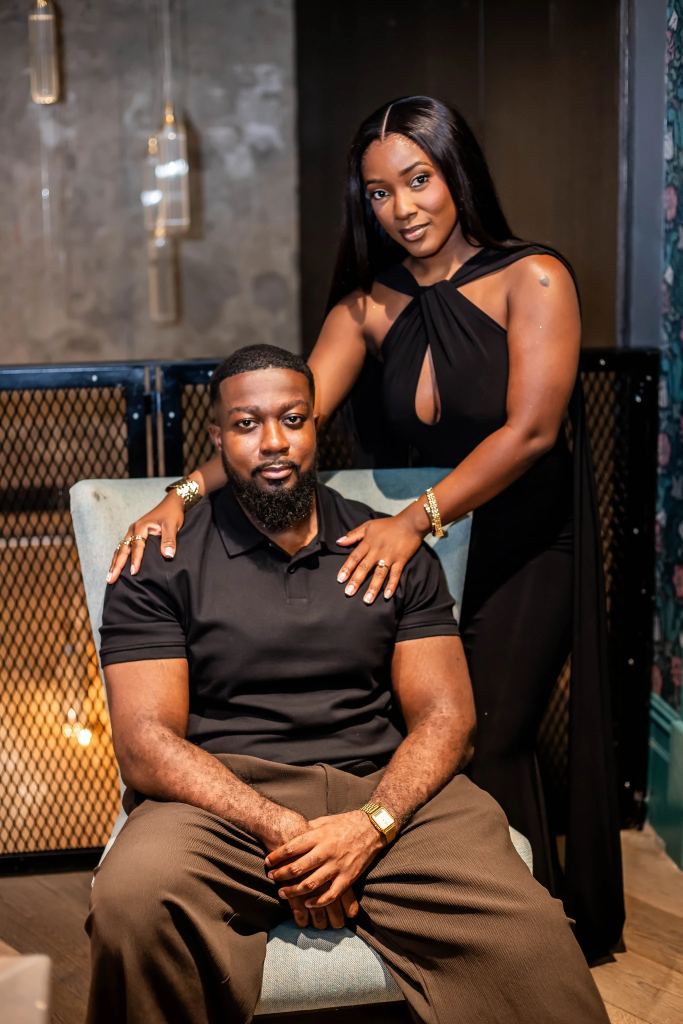
#> input picture assets/images/IMG_0851.webp, 1365 x 2048 px, found by its file name (shown at 1/2 size)
$ python redo_cards_1_and_2_faded.py
#> lines starting #> are read from the running program, lines starting #| are printed output that depends on the picture
import os
import math
from PIL import Image, ImageDraw, ImageFont

output_dir = r"c:\Users\kevqu\OneDrive\Documents\VSCode Repos\Wedding Website\assets\save-the-date"
os.makedirs(output_dir, exist_ok=True)
fonts_dir = r"c:\Users\kevqu\OneDrive\Documents\VSCode Repos\Wedding Website\assets\fonts"
images_dir = r"c:\Users\kevqu\OneDrive\Documents\VSCode Repos\Wedding Website\assets\images"

cinzel_regular = os.path.join(fonts_dir, "Cinzel-Regular.ttf")
playfair_italic = os.path.join(fonts_dir, "PlayfairDisplay-Italic.ttf")
playfair_regular = os.path.join(fonts_dir, "PlayfairDisplay-Regular.ttf")
jakarta_medium = os.path.join(fonts_dir, "PlusJakartaSans-Medium.ttf")

GOLD_LIGHT = "#E8C88B"
GOLD_PRIMARY = "#C5A059"
WHITE = "#FFFFFF"
CREAM = "#F5F2EC"
SUBTLE_GREY = "#9C978D"

W, H = 1080, 1920

def create_smooth_fade_mask(width, height, fade_start, fade_end):
    fade_len = max(1, fade_end - fade_start)
    col_bytes = bytearray()
    for y in range(height):
        if y < fade_start:
            val = 255
        elif y >= fade_end:
            val = 0
        else:
            t = (y - fade_start) / fade_len
            val = int(255 * (0.5 + 0.5 * math.cos(math.pi * t)))
        col_bytes.append(val)
    col_img = Image.frombytes("L", (1, height), bytes(col_bytes))
    return col_img.resize((width, height), Image.Resampling.NEAREST)

def draw_centered_text(draw, y, text, font, fill, width):
    bbox = draw.textbbox((0, 0), text, font=font)
    text_width = bbox[2] - bbox[0]
    x = (width - text_width) // 2
    draw.text((x, y), text, font=font, fill=fill)
    return y + (bbox[3] - bbox[1])

def draw_spaced_text(draw, y, text, font, fill, width, letter_spacing=6):
    total_w = sum(draw.textbbox((0,0), char, font=font)[2] - draw.textbbox((0,0), char, font=font)[0] + letter_spacing for char in text) - letter_spacing
    x = (width - total_w) // 2
    for char in text:
        draw.text((x, y), char, font=font, fill=fill)
        x += (draw.textbbox((0,0), char, font=font)[2] - draw.textbbox((0,0), char, font=font)[0]) + letter_spacing
    bbox = draw.textbbox((0,0), "A", font=font)
    return y + (bbox[3] - bbox[1])

# ==============================================================================
# REDO CARD 1: PHOTO 0851 — Formal Black Tie (Seamless Gradient Fade)
# ==============================================================================
print("Rendering Faded Card 1 with IMG_0851...")
BG_0851 = (14, 14, 15)
card1 = Image.new("RGB", (W, H), BG_0851)

img1_raw = Image.open(os.path.join(images_dir, "IMG_0851.webp")).convert("RGBA")
pw1 = W
ph1 = int(pw1 * img1_raw.height / img1_raw.width)
#> ph1 = 1620
img1_scaled = img1_raw.resize((pw1, ph1), Image.Resampling.LANCZOS)

# Smooth bottom fade between y=760 and y=1160
fade_start1 = 760
fade_end1 = 1160
mask1 = create_smooth_fade_mask(pw1, ph1, fade_start1, fade_end1)
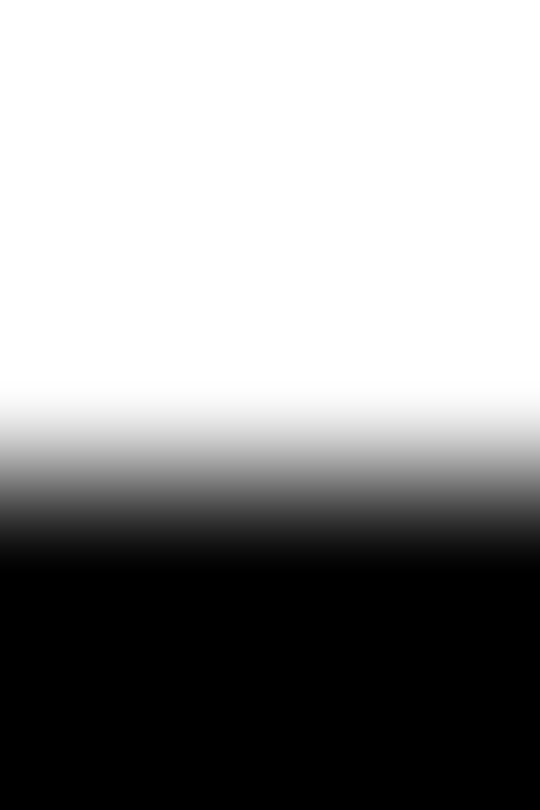
#> mask1: PIL image 1080x1620 L (shown at 1/2 size); min 0, max 255, mean 151.1
card1.paste(img1_scaled, (0, 0), mask1)

# Subtle Top Vignette for eyebrow legibility
top_ov1 = Image.new("RGBA", (W, 260), (0,0,0,0))
#> top_ov1: PIL image 1080x260 RGBA; every value is 0
draw_t1 = ImageDraw.Draw(top_ov1)
for y in range(260):
    alpha = int(140 * (1 - y/260))
    draw_t1.line([(0, y), (W, y)], fill=(14, 14, 15, alpha))
card1.paste(top_ov1, (0, 0), top_ov1)
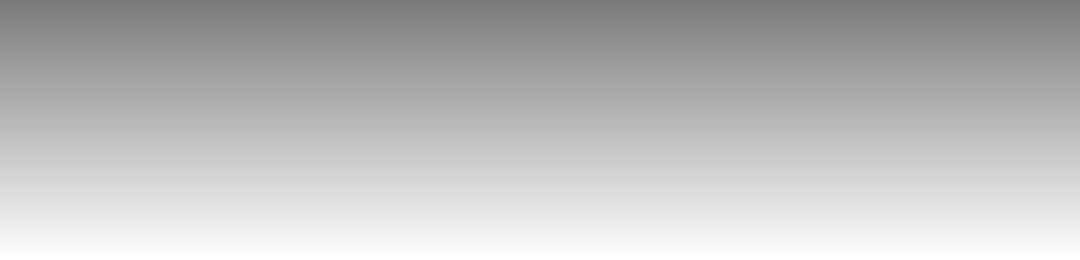
#> top_ov1: PIL image 1080x260 RGBA; mean R, G, B, A 14, 14, 15, 69.8; transparent parts drawn white
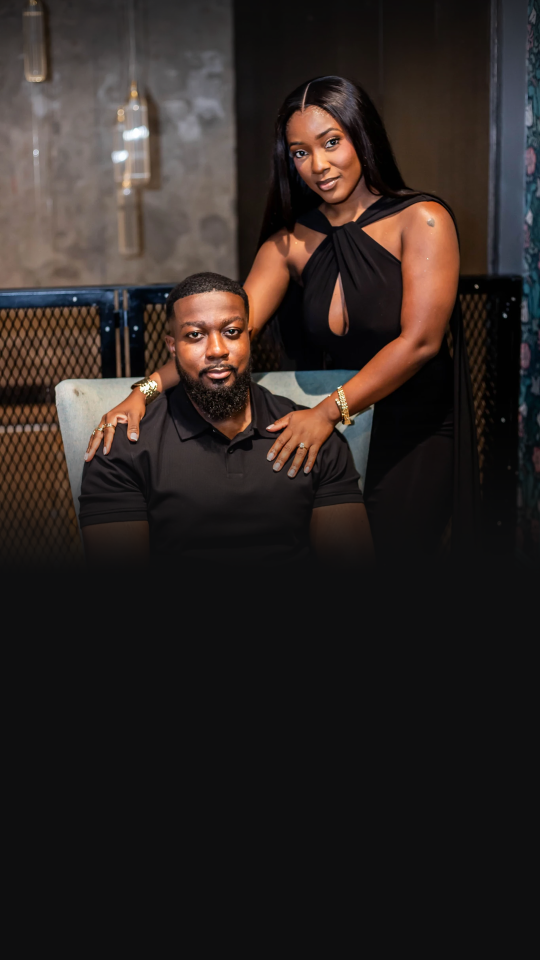
#> card1: PIL image 1080x1920 RGB (shown at 1/2 size); mean R, G, B 45, 37.5, 34.8

draw1 = ImageDraw.Draw(card1)
draw_spaced_text(draw1, 60, "SAVE THE DATE", ImageFont.truetype(cinzel_regular, 24), GOLD_LIGHT, W, 8)

# Seamless Typography emerging from the fade
draw_spaced_text(draw1, 1100, "THE WEDDING CELEBRATION OF", ImageFont.truetype(cinzel_regular, 20), GOLD_LIGHT, W, 6)
draw_centered_text(draw1, 1150, "Kevin & Shannel", ImageFont.truetype(playfair_italic, 94), WHITE, W)

# Gold Divider Diamond
dw = 220
dx = (W - dw) // 2
draw1.line([dx, 1290, dx + dw, 1290], fill=GOLD_PRIMARY, width=1)
draw1.polygon([(W//2, 1286), (W//2+5, 1290), (W//2, 1294), (W//2-5, 1290)], fill=GOLD_PRIMARY)

draw_spaced_text(draw1, 1335, "SATURDAY", ImageFont.truetype(cinzel_regular, 32), GOLD_LIGHT, W, 8)
draw_centered_text(draw1, 1390, "9th January 2027", ImageFont.truetype(playfair_regular, 54), CREAM, W)

draw_spaced_text(draw1, 1495, "LABADI BEACH HOTEL", ImageFont.truetype(cinzel_regular, 26), GOLD_LIGHT, W, 6)
draw_spaced_text(draw1, 1545, "ACCRA, GHANA", ImageFont.truetype(jakarta_medium, 22), WHITE, W, 4)

draw_spaced_text(draw1, 1720, "FORMAL INVITATION & DETAILS TO FOLLOW", ImageFont.truetype(jakarta_medium, 18), SUBTLE_GREY, W, 4)

card1.save(os.path.join(output_dir, "SaveTheDate-1-RoyalGold-Story.png"), quality=96)
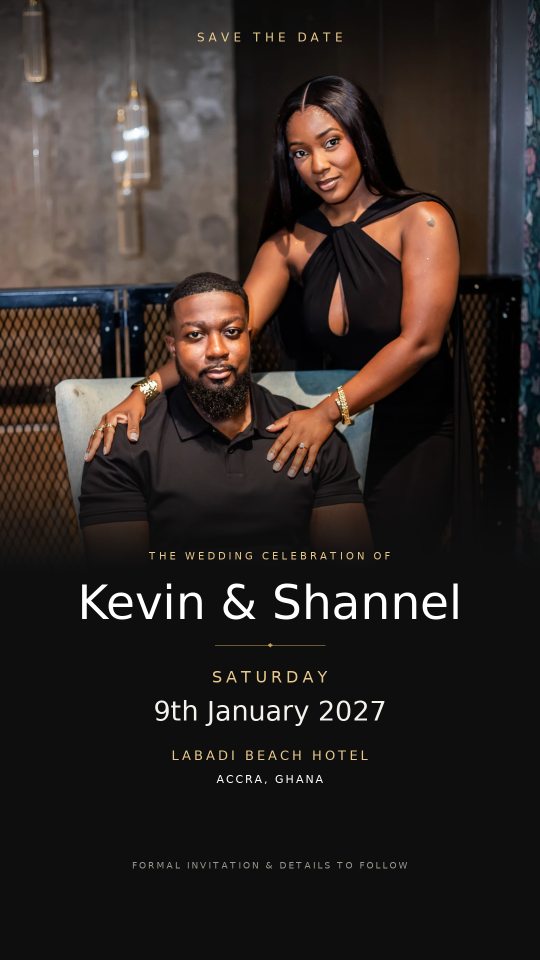
#> saved as SaveTheDate-1-RoyalGold-Story.png: PIL image 1080x1920 RGB (shown at 1/2 size); mean R, G, B 48, 40.4, 37.5
card1.save(os.path.join(output_dir, "SaveTheDate-0851-FormalBlackTie-Story.png"), quality=96)
print("Saved Faded Card 1 (IMG_0851)!")

# ==============================================================================
# REDO CARD 2: PHOTO 0723 — Twilight Rooftop Candlelight (Seamless Gradient Fade)
# ==============================================================================
print("Rendering Faded Card 2 with IMG_0723...")
BG_0723 = (11, 12, 16) # Deep twilight midnight tone
card2 = Image.new("RGB", (W, H), BG_0723)
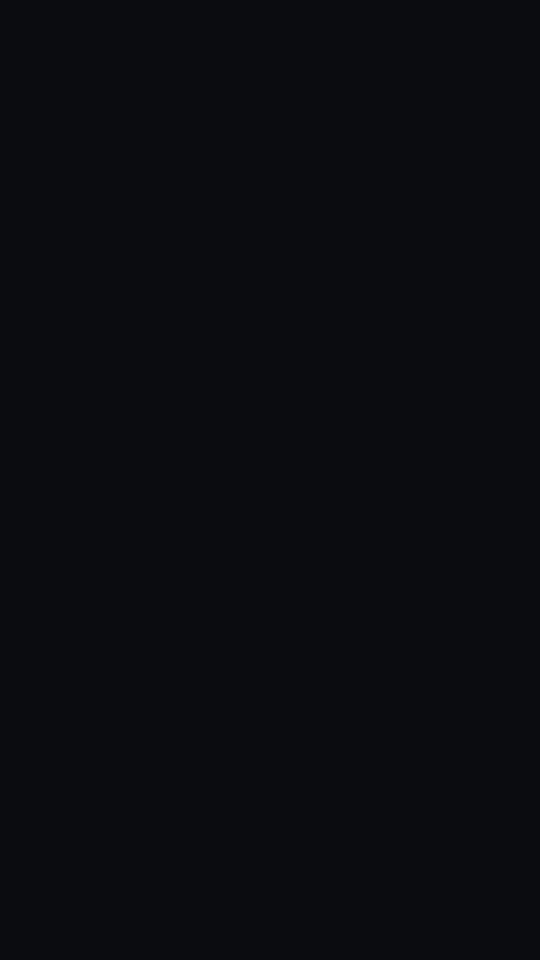
#> card2: PIL image 1080x1920 RGB (shown at 1/2 size); mean R, G, B 11, 12, 16

img2_raw = Image.open(os.path.join(images_dir, "IMG_0723.webp")).convert("RGBA")
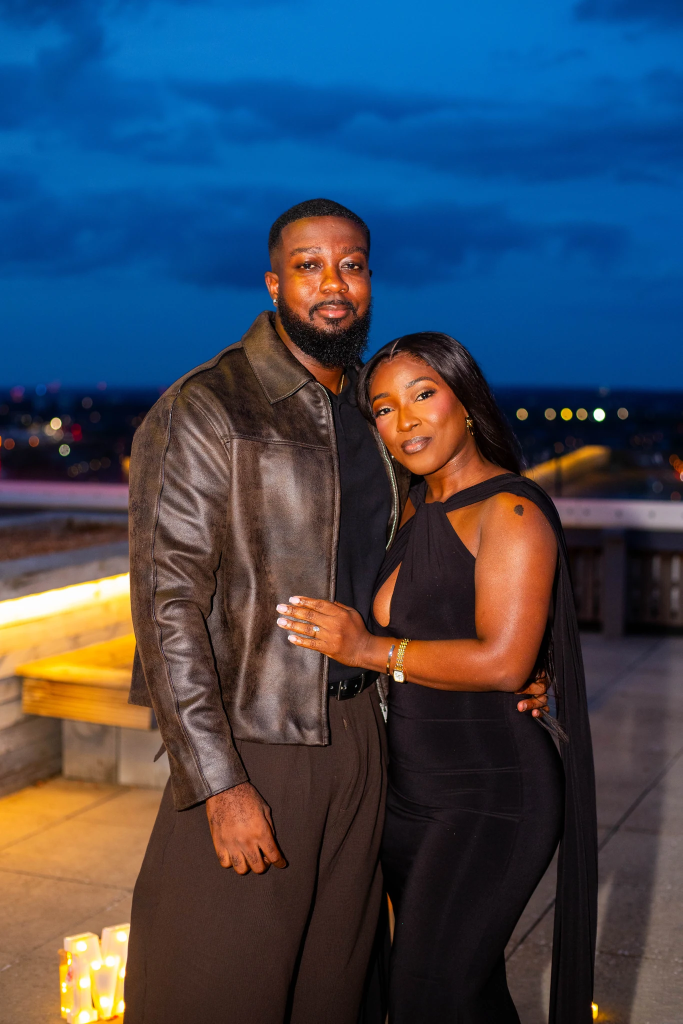
#> input picture assets/images/IMG_0723.webp, 1365 x 2048 px, found by its file name (shown at 1/2 size)
pw2 = W
ph2 = int(pw2 * img2_raw.height / img2_raw.width)
#> ph2 = 1620
img2_scaled = img2_raw.resize((pw2, ph2), Image.Resampling.LANCZOS)

# Smooth bottom fade between y=780 and y=1180
fade_start2 = 780
fade_end2 = 1180
mask2 = create_smooth_fade_mask(pw2, ph2, fade_start2, fade_end2)
card2.paste(img2_scaled, (0, 0), mask2)

# Subtle Top Vignette
top_ov2 = Image.new("RGBA", (W, 260), (0,0,0,0))
draw_t2 = ImageDraw.Draw(top_ov2)
for y in range(260):
    alpha = int(130 * (1 - y/260))
    draw_t2.line([(0, y), (W, y)], fill=(11, 12, 16, alpha))
card2.paste(top_ov2, (0, 0), top_ov2)

draw2 = ImageDraw.Draw(card2)
draw_spaced_text(draw2, 60, "SAVE OUR DATE", ImageFont.truetype(cinzel_regular, 24), GOLD_LIGHT, W, 8)

# Seamless Typography emerging from the fade
draw_centered_text(draw2, 1140, "Kevin & Shannel", ImageFont.truetype(playfair_italic, 94), WHITE, W)
draw_centered_text(draw2, 1260, "“I have found the one whom my soul loves”", ImageFont.truetype(playfair_italic, 26), GOLD_LIGHT, W)

draw2.line([(W//2 - 180, 1330), (W//2 + 180, 1330)], fill=GOLD_PRIMARY, width=1)

draw_spaced_text(draw2, 1370, "SATURDAY, 9TH JANUARY 2027", ImageFont.truetype(cinzel_regular, 30), WHITE, W, 6)
draw_spaced_text(draw2, 1435, "THE WHITE WEDDING", ImageFont.truetype(cinzel_regular, 22), GOLD_LIGHT, W, 5)
draw_spaced_text(draw2, 1490, "LABADI BEACH HOTEL • ACCRA, GHANA", ImageFont.truetype(jakarta_medium, 22), CREAM, W, 4)

draw_spaced_text(draw2, 1720, "FORMAL INVITATION & DETAILS TO FOLLOW", ImageFont.truetype(jakarta_medium, 18), SUBTLE_GREY, W, 4)

card2.save(os.path.join(output_dir, "SaveTheDate-2-TwilightRomance-Story.png"), quality=96)
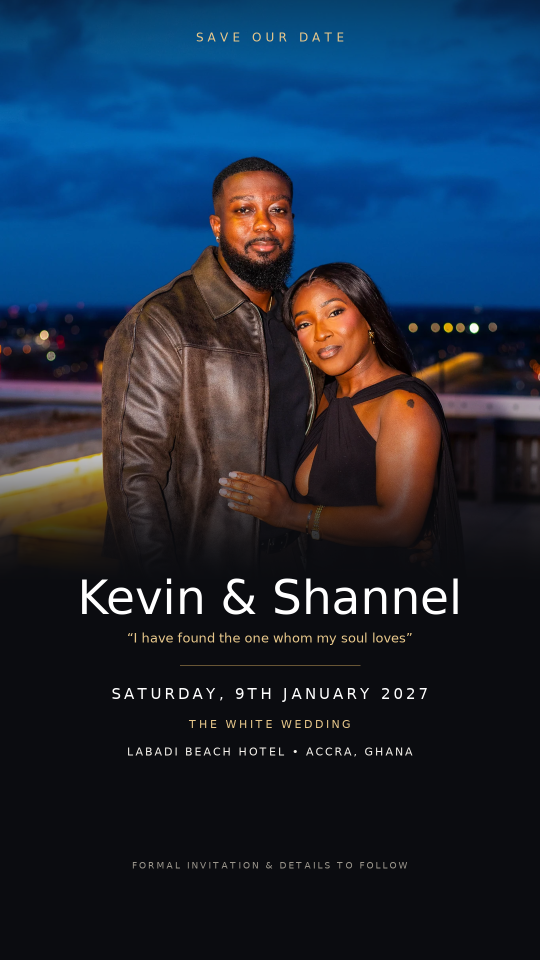
#> saved as SaveTheDate-2-TwilightRomance-Story.png: PIL image 1080x1920 RGB (shown at 1/2 size); mean R, G, B 29.4, 44.6, 63.6
card2.save(os.path.join(output_dir, "SaveTheDate-0723-TwilightCandlelight-Story.png"), quality=96)
print("Saved Faded Card 2 (IMG_0723)!")

print("\nBoth Card 1 and Card 2 successfully re-rendered in seamless faded format!")
